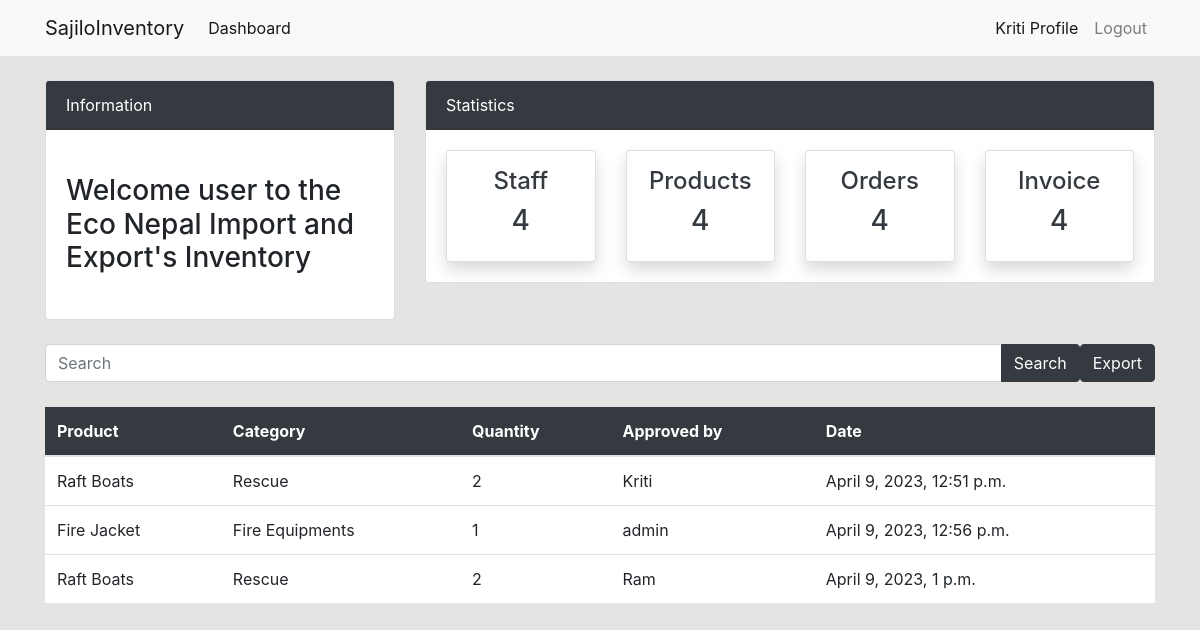
Before: /orders/ (signed in) with the older database file.
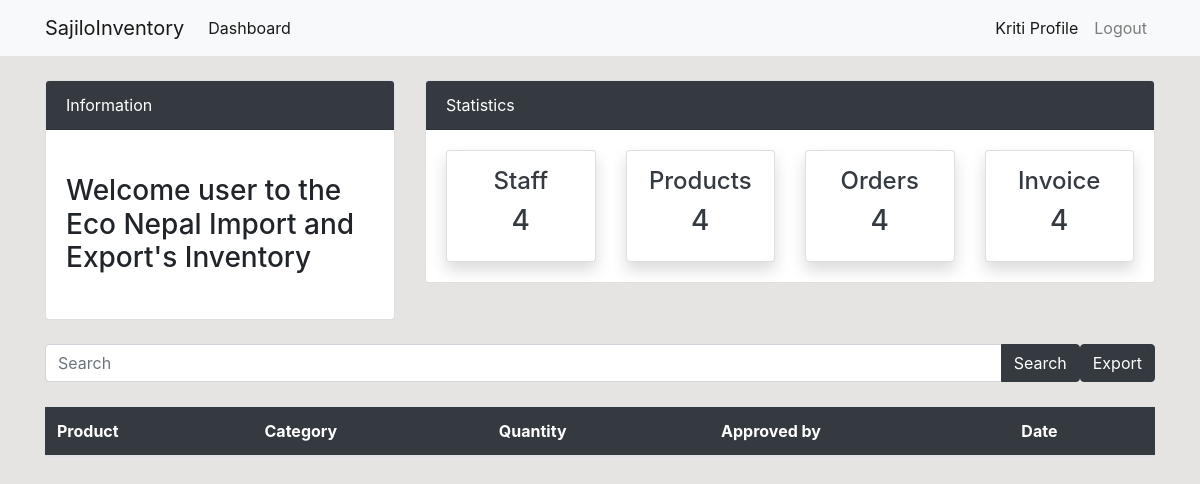
After: the same page with the newer database file.
### dashboard/models.py (models this page shows)
class Order(models.Model):
    product = models.ForeignKey(Product, on_delete=models.CASCADE, null=True)
    staff = models.ForeignKey(User, models.CASCADE, null= True)
    order_quantity = models.PositiveIntegerField(null=True)
    date = models.DateTimeField(auto_now= True)
    def __str__(self):
        return f'{self.product} ordered by {self.staff.username}'

class Product(models.Model):
    name = models.CharField(max_length=100, null= True)
    category = models.CharField(max_length=20, choices= CATEGORY, null= True)
    quantity = models.PositiveIntegerField(null= True)
    unit_price = models.PositiveBigIntegerField(null=True)
    class Meta:
        verbose_name_plural ='Product'
    def __str__(self):
        return self.name

### dashboard/views.py (the view)
# urls.py: path('orders/',views.orders, name='dashboard-orders'),
@login_required(login_url='user-login')
def orders(request):
    q = request.GET.get('q') if request.GET.get('q') != None else ''
    if request.method == 'GET':
        orders = Order.objects.filter(
            Q(date__icontains=q)
        )
        print('new')
        print(orders)
        context={
            'orders': orders,
        }
        return render(request, 'dashboard/orders.html', context)
    else:
        orders= Order.objects.all()
        context={
            'orders': orders,
        }
        return render(request, 'dashboard/orders.html', context)

### templates/dashboard/orders.html (shortened to what this page needs)
{% extends 'partials/base.html' %}
{% block content %}
{% include 'partials/topnav.html' %}
<div class="container">
    <div class="row my-4">
        <div class="col-md-12">
            <div class="d-flex justify-content-between align-items-center mb-4">
                <form action="{% url 'dashboard-orders' %}" method="GET" class="input-group">
                    <input type="text" class="form-control" placeholder="Search" name="q" value="{{ request.GET.q }}">
                    <div class="input-group-append">
                        <button class="btn btn-dark" type="submit">Search</button>
                    </div>
                </form>
                <a class="btn btn-dark" href="#">Export</a>
            </div>
            <table class="table bg-white">
                <thead class="bg-dark">
                    <tr class="text-white">
                        <th scope="col">Product</th>
                        <th scope="col">Category</th>
                        <th scope="col">Quantity</th>
                        <th scope="col">Approved by</th>
                        <th scope="col">Date</th>
                    </tr>
                </thead>
                <tbody>
                    {% for order in orders %}
                    <tr>
                        <td>{{ order.product }}</td>
                        <td>{{ order.product.category }}</td>
                        <td>{{ order.order_quantity }}</td>
                        <td>{{ order.staff.username }}</td>
                        <td>{{ order.date }}</td>
                    </tr>
                    {% endfor %}
                </tbody>
            </table>
        </div>
    </div>
</div>
{% endblock %}

Changed rows visible on the page:
removed Order: product "Raft Boats", product.category "Rescue", order_quantity "2", staff.username "Kriti", date "April 9, 2023, 12:51 p.m."
removed Order: product "Fire Jacket", product.category "Fire Equipments", order_quantity "1", staff.username "admin", date "April 9, 2023, 12:56 p.m."
removed Order: product "Raft Boats", product.category "Rescue", order_quantity "2", staff.username "Ram", date "April 9, 2023, 1 p.m."
